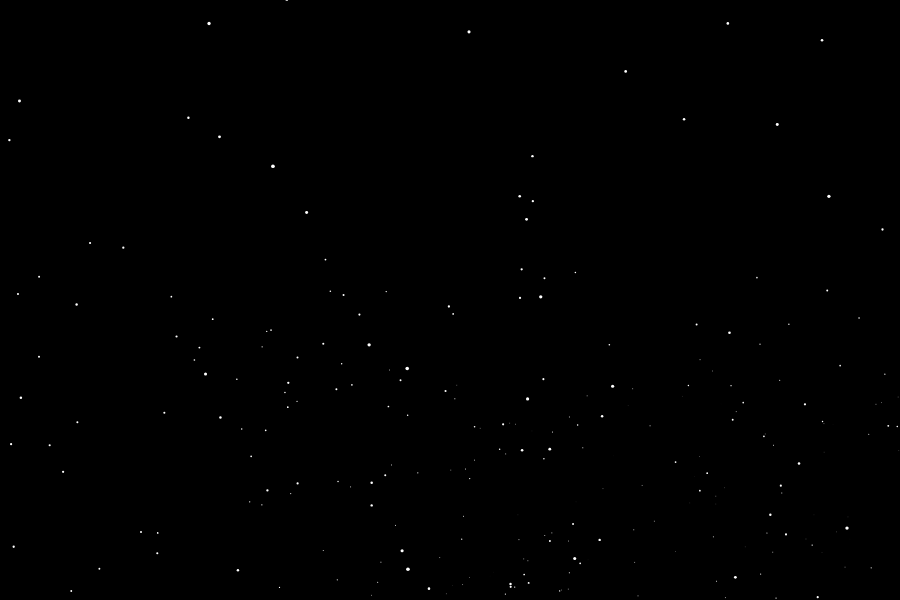
Frame 1 (no input)
Frame 60 (no input): identical to frame 1, image omitted
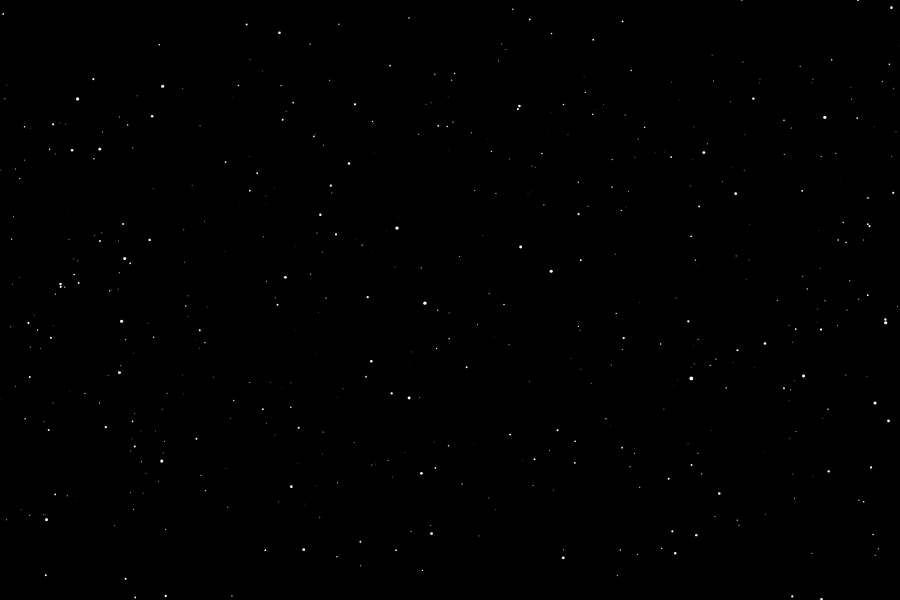
Frame 120 (the mouse pressed at the canvas centre since frame 60)

The p5.js sketch that drew these frames (run headless with seeded random() and noise() and a simulated clock; from frame 60 on, the mouse is pressed at the canvas centre):

// p5.js sketch
// ── sketch.js
const starCount = 1200;
let stars = [];

const scrollSensitivity = 0.5;
const topSpeed = 16;
const acceleration = 4;
let warpSpeed = 0;
let targetSpeed = 0;

p5.disableFriendlyErrors = true;


// Called when the program starts
function setup() {
  createCanvas(900, 600);

  for (let i = 0; i < starCount; i++) {
    stars[i] = new Star();
  }
  
  translate(width/2, height/2);
}


// Draws every frame
function draw() {
  background(0);
  translate(abs(mouseX-width), abs(mouseY-height));
  
  warpSpeed = lerp(warpSpeed, targetSpeed,
                   (deltaTime/1000 * acceleration));
  
  for (let i = 0; i < starCount; i++) {
    stars[i].process();
  }
}


// User scrolled the mousewheel
function mouseWheel(event) {
  let scrollFactor = -event.deltaY / 100;
  targetSpeed = constrain(
    targetSpeed += scrollFactor * scrollSensitivity,
    0, topSpeed);
}

// ── star.js
// Star Class
const maxSize = 4;


class Star {  
  constructor() {
    this.pos = this.randomVector();
    this.depth = random(warpSpeed, width/2);
  }
  
  
  // Returns a random 2D vector within the canvas
  randomVector() {    
    return createVector(
      random(-width/2, width/2),
      random(-height/2, height/2));
  }
    
    
  // Returns the screen position of the star
  getScreenPosition() {
    return createVector(
      map(this.pos.x / this.depth,
          -1, 1, -width/2, width/2),
      map(this.pos.y / this.depth,
          -1, 1, -height/2, height/2));
  }
  
  
  // Render the Star object for a frame
  process() {
    let prevScreenPos = this.getScreenPosition();
    
    this.depth -= warpSpeed;
    if (this.depth <= 0) {
      this.pos = this.randomVector();
      this.depth = width/2;
    }
    
    let screenPos = this.getScreenPosition();
    
    stroke(255);
    strokeWeight(map(this.depth, width/2, 0, 0, maxSize));
    line(
      screenPos.x, screenPos.y,
      prevScreenPos.x, prevScreenPos.y);
  }
}
